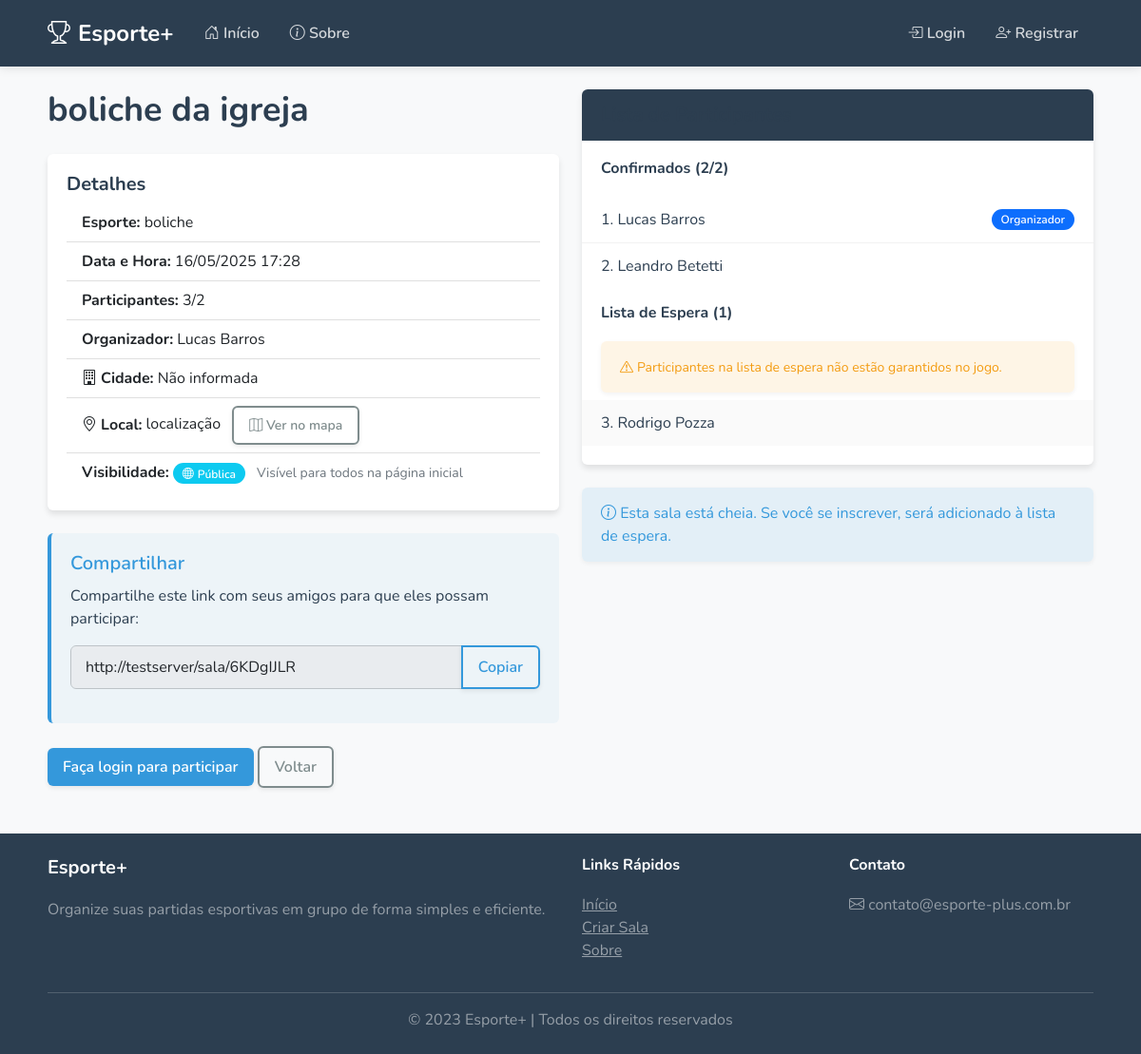
The page /sala/6KDgIJLR on the database its author committed.
### app/models/models.py (models this page shows, shortened)
class Room(db.Model):
    __tablename__ = 'rooms'
    id = db.Column(db.Integer, primary_key=True)
    name = db.Column(db.String(100), nullable=False)
    sport = db.Column(db.String(50), nullable=False)
    date = db.Column(db.DateTime, nullable=False)
    max_participants = db.Column(db.Integer, nullable=False)
    description = db.Column(db.Text, nullable=True)
    link_code = db.Column(db.String(10), unique=True, nullable=False)
    created_at = db.Column(db.DateTime, default=datetime.utcnow)
    is_active = db.Column(db.Boolean, default=True)
    creator_id = db.Column(db.Integer, db.ForeignKey('users.id'), nullable=False)
    is_private = db.Column(db.Boolean, default=False)
    location = db.Column(db.String(200), nullable=True)
    city = db.Column(db.String(100), nullable=False)
    participants = db.relationship('Participant', backref='room', lazy=True)
    def is_full(self):
        return len(self.get_active_participants()) >= self.max_participants
    def get_active_participants(self):
        return [p for p in self.participants if p.is_active]
    def get_waiting_list(self):
        active_participants = self.get_active_participants()
        if len(active_participants) <= self.max_participants:
            return []
        return active_participants[self.max_participants:]
    def get_confirmed_participants(self):
        active_participants = self.get_active_participants()
        return active_participants[:min(len(active_participants), self.max_participants)]

class User(db.Model, UserMixin):
    __tablename__ = 'users'
    id = db.Column(db.Integer, primary_key=True)
    username = db.Column(db.String(50), unique=True, nullable=False)
    email = db.Column(db.String(100), unique=True, nullable=False)
    password_hash = db.Column(db.String(200), nullable=False)
    name = db.Column(db.String(100), nullable=False)
    created_at = db.Column(db.DateTime, default=datetime.utcnow)
    is_active = db.Column(db.Boolean, default=True)
    rooms_created = db.relationship('Room', backref='creator', lazy=True, foreign_keys='Room.creator_id')
    participations = db.relationship('Participant', backref='user', lazy=True)

class Participant(db.Model):
    __tablename__ = 'participants'
    id = db.Column(db.Integer, primary_key=True)
    user_id = db.Column(db.Integer, db.ForeignKey('users.id'), nullable=False)
    room_id = db.Column(db.Integer, db.ForeignKey('rooms.id'), nullable=False)
    registered_at = db.Column(db.DateTime, default=datetime.utcnow)
    is_active = db.Column(db.Boolean, default=True)
    checked_in = db.Column(db.Boolean, default=False)

### app/controllers/room_routes.py (the view)
@room_bp.route('/<link_code>')
def view_room(link_code):
    room = Room.query.filter_by(link_code=link_code).first_or_404()
    is_participating = False
    is_in_waiting_list = False
    user_participation = None
    if current_user.is_authenticated:
        user_participation = current_user.get_participation(room.id)
        is_participating = user_participation is not None
        if is_participating:
            is_in_waiting_list = user_participation.is_in_waiting_list()
    is_owner = current_user.is_authenticated and room.creator_id == current_user.id
    return render_template('view_room.html',
                          room=room,
                          is_owner=is_owner,
                          is_participating=is_participating,
                          is_in_waiting_list=is_in_waiting_list,
                          user_participation=user_participation)

### app/templates/view_room.html (shortened to what this page needs)
{% extends 'layout.html' %}
{% block content %}
<div class="row content-visible">
    <div class="col-md-6">
        <h1>{{ room.name }}</h1>
        <div class="card mb-4" data-aos="fade-up" data-aos-duration="300">
            <div class="card-body">
                <h5 class="card-title">Detalhes</h5>
                <ul class="list-group list-group-flush">
                    <li class="list-group-item"><strong>Esporte:</strong> {{ room.sport }}</li>
                    <li class="list-group-item"><strong>Data e Hora:</strong> {{ room.date.strftime('%d/%m/%Y %H:%M') }}</li>
                    <li class="list-group-item"><strong>Participantes:</strong> {{ room.get_active_participants()|length }}/{{ room.max_participants }}</li>
                    <li class="list-group-item"><strong>Organizador:</strong> {{ room.creator.name }}</li>
                    <li class="list-group-item">
                        <strong><i class="bi bi-building me-1"></i>Cidade:</strong>
                        <span>{{ room.city }}</span>
                    </li>
                    {% if room.location %}
                        <li class="list-group-item">
                            <strong><i class="bi bi-geo-alt me-1"></i>Local:</strong>
                            <span>{{ room.location }}</span>
                            {% if room.location|length > 5 %}
                                <a href="https://maps.google.com/?q={{ room.city }}, {{ room.location }}" target="_blank" class="btn btn-sm btn-outline-secondary ms-2">
                                    <i class="bi bi-map"></i> Ver no mapa
                                </a>
                            {% endif %}
                        </li>
                    {% endif %}
                    <li class="list-group-item">
                        <strong>Visibilidade:</strong>
                        {% if room.is_private %}
                            <span class="badge bg-secondary">
                                <i class="bi bi-lock-fill me-1"></i>Privada
                            </span>
                            <small class="text-muted ms-2">Esta sala só é acessível por link direto</small>
                        {% else %}
                            <span class="badge bg-info">
                                <i class="bi bi-globe me-1"></i>Pública
                            </span>
                            <small class="text-muted ms-2">Visível para todos na página inicial</small>
                        {% endif %}
                    </li>
                </ul>
            </div>
        </div>
        <div class="share-link" data-aos="fade-up" data-aos-duration="300">
            <h5>Compartilhar</h5>
            <p>Compartilhe este link com seus amigos para que eles possam participar:</p>
            <div class="input-group mb-3">
                <input type="text" class="form-control" value="{{ request.url }}" id="share-url" readonly>
                <button class="btn btn-outline-primary" type="button" onclick="copyShareLink()">Copiar</button>
            </div>
        </div>
        <div class="mt-4" data-aos="fade-up" data-aos-duration="300">
            {% if current_user.is_authenticated %}
                {% if is_owner %}
                    <div class="btn-group">
                        <a href="{{ url_for('room.manage_room', link_code=room.link_code) }}" class="btn btn-primary">
                            <i class="bi bi-gear"></i> Gerenciar Sala
                        </a>
                        <button type="button" class="btn btn-primary dropdown-toggle dropdown-toggle-split" data-bs-toggle="dropdown" aria-expanded="false">
                            <span class="visually-hidden">Toggle Dropdown</span>
                        </button>
                        <ul class="dropdown-menu dropdown-menu-end">
                            {% if room.is_active %}
                                <li>
                                    <a class="dropdown-item text-warning" href="{{ url_for('room.close_room', link_code=room.link_code) }}"
                                       onclick="return confirm('Tem certeza que deseja encerrar esta sala? Isso impedirá novas inscrições.')">
                                        <i class="bi bi-x-circle me-2"></i>Encerrar Sala
                                    </a>
                                </li>
                            {% endif %}
                            <li>
                                <a class="dropdown-item text-danger" href="#" data-bs-toggle="modal" data-bs-target="#deleteRoomModal">
                                    <i class="bi bi-trash me-2"></i>Excluir Sala
                                </a>
                            </li>
                        </ul>
                    </div>
                {% elif room.is_active %}
                    {% if is_participating %}
                        <a href="{{ url_for('room.leave_room', link_code=room.link_code) }}"
                           class="btn btn-danger"
                           onclick="return confirm('Tem certeza que deseja sair desta sala?')">
                            <i class="bi bi-box-arrow-left"></i> Sair da Sala
                        </a>
                    {% else %}
                        <a href="{{ url_for('room.join_room', link_code=room.link_code) }}" class="btn btn-success">
                            <i class="bi bi-check-circle"></i> Participar
                        </a>
                    {% endif %}
                {% endif %}
            {% else %}
                <a href="{{ url_for('auth.login', next=request.url) }}" class="btn btn-primary">
                    Faça login para participar
                </a>
            {% endif %}
            <a href="{{ url_for('main.index') }}" class="btn btn-outline-secondary">Voltar</a>
        </div>
    </div>
    <div class="col-md-6">
        <div class="card mb-4" data-aos="fade-up" data-aos-duration="300">
            <div class="card-header">
                <h5 class="mb-0">Lista de Participantes</h5>
            </div>
            <div class="card-body">
                {% if room.get_active_participants() %}
                    <h6>Confirmados ({{ room.get_confirmed_participants()|length }}/{{ room.max_participants }})</h6>
                    <div class="participant-list mb-3">
                        {% for participant in room.get_confirmed_participants() %}
                            <div class="participant-item">
                                {{ loop.index }}. {{ participant.user.name }}
                                {% if participant.user.id == room.creator_id %}
                                    <span class="badge bg-primary ms-2">Organizador</span>
                                {% endif %}
                            </div>
                        {% endfor %}
                    </div>
                    {% if room.get_waiting_list() %}
                        <h6>Lista de Espera ({{ room.get_waiting_list()|length }})</h6>
                        <div class="alert alert-warning mb-2">
                            <small><i class="bi bi-exclamation-triangle me-1"></i>Participantes na lista de espera não estão garantidos no jogo.</small>
                        </div>
                        <div class="participant-list waiting-list">
                            {% for participant in room.get_waiting_list() %}
                                <div class="participant-item">
                                    {{ loop.index + room.max_participants }}. {{ participant.user.name }}
                                </div>
                            {% endfor %}
                        </div>
                    {% endif %}
                {% else %}
                    <p class="text-muted">Ainda não há participantes inscritos.</p>
                {% endif %}
            </div>
        </div>
        {% if not room.is_active %}
            <div class="alert alert-warning">
                <i class="bi bi-exclamation-triangle"></i> Esta sala está encerrada e não aceita mais participantes.
            </div>
        {% elif room.is_full() and not is_participating %}
            <div class="alert alert-info">
                <i class="bi bi-info-circle"></i> Esta sala está cheia. Se você se inscrever, será adicionado à lista de espera.
            </div>
        {% endif %}
    </div>
</div>
{% endblock %}

### app/static/css/style.css (style rules this page uses)
:root { --primary: #2c3e50; --primary-light: #34495e; --secondary: #3498db; --secondary-light: #5dade2; --accent: #e67e22; --success: #27ae60; --danger: #e74c3c; --warning: #f39c12; --light: #ecf0f1; --dark: #1a252f; --gray: #95a5a6; --gray-light: #bdc3c7; --gray-dark: #7f8c8d; --body-bg: #f8f9fa; --text-color: #2c3e50; --border-radius: 6px; --box-shadow: 0 4px 6px rgba(0, 0, 0, 0.1); --transition: all 0.3s ease; }
body { min-height: 100vh; display: flex; flex-direction: column; font-family: 'Nunito', 'Segoe UI', -apple-system, BlinkMacSystemFont, sans-serif; background-color: var(--body-bg); color: var(--text-color); }
[data-aos] { pointer-events: auto !important; }
.content-visible { opacity: 1 !important; transform: none !important; visibility: visible !important; }
.btn { border-radius: var(--border-radius); font-weight: 600; padding: 8px 16px; transition: var(--transition); border: none; box-shadow: 0 2px 5px rgba(0, 0, 0, 0.08); }
.btn-primary { background-color: var(--secondary); }
.btn-outline-primary { color: var(--secondary); border: 2px solid var(--secondary); }
.btn-outline-secondary { color: var(--gray-dark); border: 2px solid var(--gray-dark); }
.card { border: none; border-radius: var(--border-radius); box-shadow: var(--box-shadow); overflow: hidden; transition: var(--transition); margin-bottom: 24px; }
.card-header { background-color: var(--primary); color: white; font-weight: 600; padding: 15px 20px; border-bottom: none; }
.card-body { padding: 20px; }
.participant-list { max-height: 300px; overflow-y: auto; margin: 0 -20px; }
.participant-item { padding: 12px 20px; border-bottom: 1px solid rgba(0, 0, 0, 0.05); transition: var(--transition); display: flex; align-items: center; justify-content: space-between; }
.participant-item:last-child { border-bottom: none; }
.waiting-list { background-color: rgba(0, 0, 0, 0.02); }
.alert { border: none; border-radius: var(--border-radius); box-shadow: 0 2px 5px rgba(0, 0, 0, 0.05); padding: 15px 20px; }
.alert-info { background-color: rgba(52, 152, 219, 0.1); color: var(--secondary); }
.alert-warning { background-color: rgba(243, 156, 18, 0.1); color: var(--warning); }
.form-control { border-radius: var(--border-radius); padding: 10px 15px; border: 1px solid var(--gray-light); transition: var(--transition); }
.share-link { background-color: rgba(52, 152, 219, 0.05); padding: 20px; border-radius: var(--border-radius); margin: 20px 0; border-left: 4px solid var(--secondary); }
.share-link h5 { color: var(--secondary); margin-bottom: 10px; font-weight: 600; }
.badge { font-weight: 600; padding: 5px 10px; border-radius: 20px; }
h1, h2, h3, h4, h5, h6 { font-weight: 700; margin-bottom: 20px; color: var(--primary); }
h1 { font-size: 2.25rem; margin-bottom: 25px; }

### app/templates/view_room.html (style rules this page uses)
.content-visible { opacity: 1 !important; transform: none !important; visibility: visible !important; }
[data-aos] { transition-duration: 400ms !important; }

### rows shown on the page
Room: name "boliche da igreja", sport "boliche", date "16/05/2025 17:28", max_participants "2", city "Não informada", location "localização"
User: creator.name "Lucas Barros"
Participant: user.name "Lucas Barros", shows "Organizador"
Participant: user.name "Leandro Betetti"
Participant: user.name "Rodrigo Pozza"

### other values the page prints
{{ room.get_active_participants()|length }} "3"
{{ room.get_confirmed_participants()|length }} "2"
{{ room.get_waiting_list()|length }} "1"
